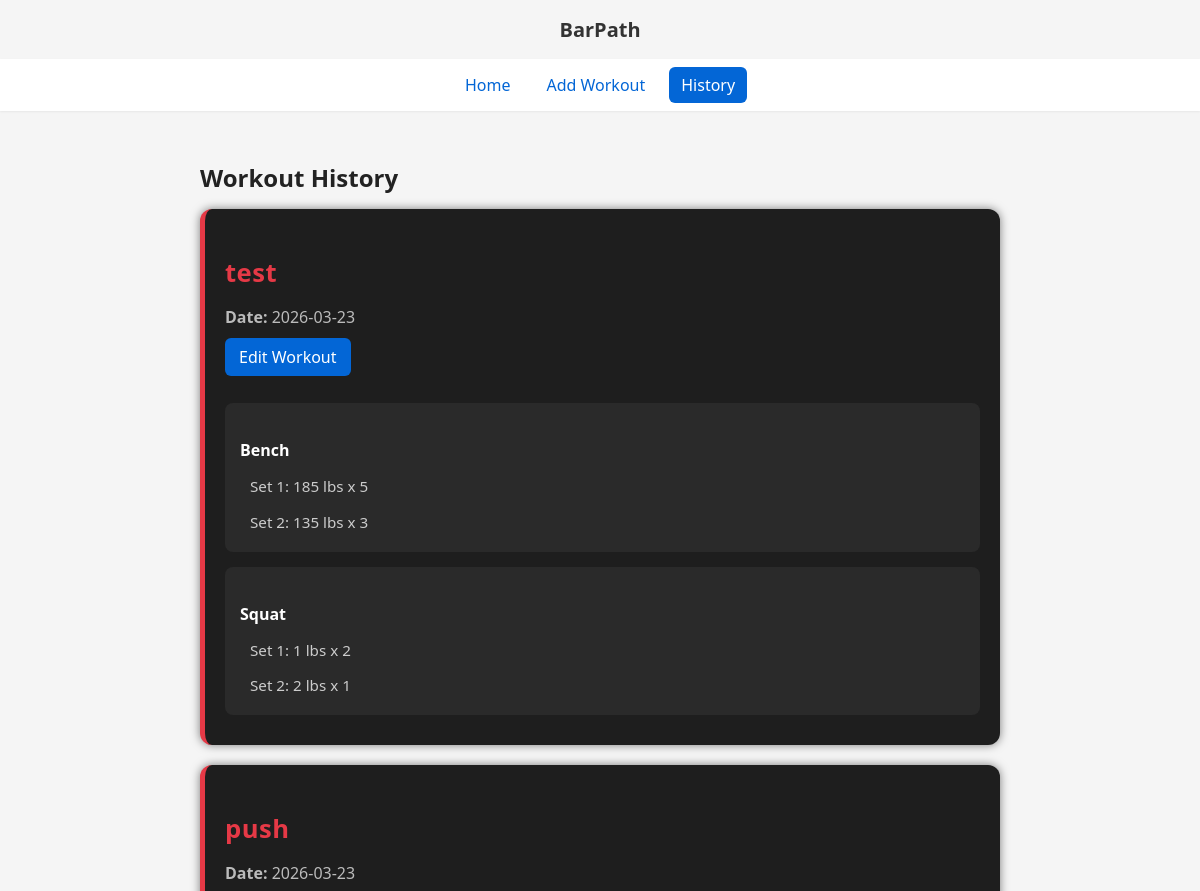
Before: /history (upper part) with the older database file.
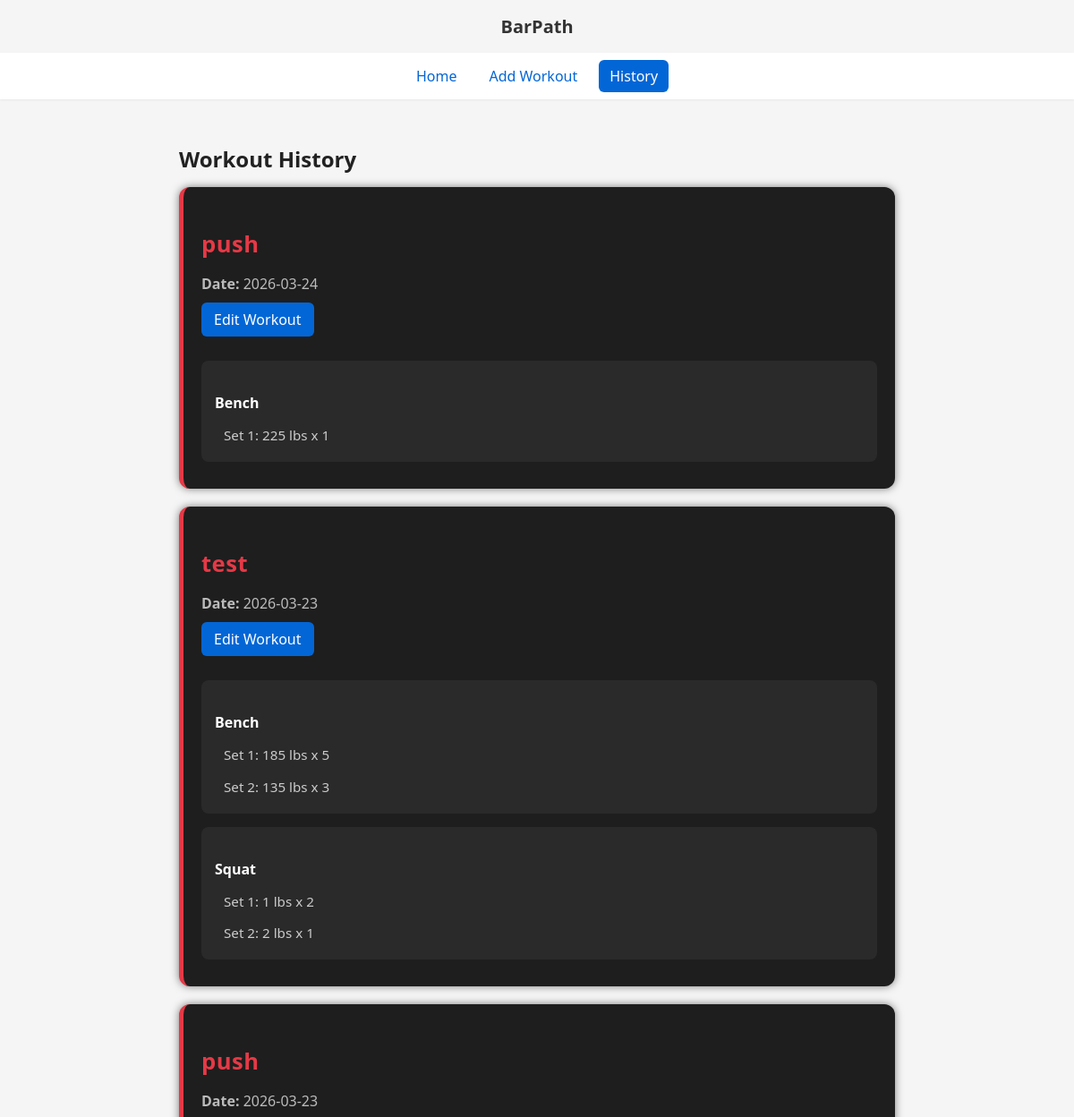
After: the same page with the newer database file.
### tables this page shows
CREATE TABLE workouts (
    id INTEGER PRIMARY KEY AUTOINCREMENT,
    name TEXT NOT NULL,
    date TEXT NOT NULL
);

CREATE TABLE exercises (
    id INTEGER PRIMARY KEY AUTOINCREMENT,
    workout_id INTEGER NOT NULL,
    exercise_name TEXT NOT NULL,
    FOREIGN KEY (workout_id) REFERENCES workouts(id)
);

CREATE TABLE sets (
    id INTEGER PRIMARY KEY AUTOINCREMENT,
    exercise_id INTEGER NOT NULL,
    weight INTEGER NOT NULL,
    reps INTEGER NOT NULL,
    FOREIGN KEY (exercise_id) REFERENCES exercises(id)
);

### app.py (the view)
@app.route("/history")
def history():
    conn = sqlite3.connect("database.db")
    cursor = conn.cursor()
    cursor.execute("SELECT id, name, date FROM workouts ORDER BY date DESC")
    workouts = cursor.fetchall()
    workout_data = []
    for workout in workouts:
        workout_id = workout[0]
        workout_name = workout[1]
        workout_date = workout[2]
        cursor.execute(
            "SELECT id, exercise_name FROM exercises WHERE workout_id = ?",
            (workout_id,)
        )
        exercises = cursor.fetchall()
        exercise_data = []
        for exercise in exercises:
            exercise_id = exercise[0]
            exercise_name = exercise[1]
            cursor.execute(
                "SELECT weight, reps FROM sets WHERE exercise_id = ?",
                (exercise_id,)
            )
            sets = cursor.fetchall()
            exercise_data.append({
                "exercise_name": exercise_name,
                "sets": sets
            })
        workout_data.append({
            "id": workout_id,
            "name": workout_name,
            "date": workout_date,
            "exercises": exercise_data
        })
    conn.close()
    return render_template("history.html", workouts=workout_data)

### templates/history.html (shortened to what this page needs)
<!DOCTYPE html>
<html>
    <head>
        <link rel="stylesheet" href="{{ url_for('static', filename='style.css') }}">
    </head>
    <body>
        <header>
            <h1>BarPath</h1>
        </header>
        <nav>
            <a href="{{ url_for('home') }}">Home</a>
            <a href="{{ url_for('add_workout') }}">Add Workout</a>
            <a href="{{ url_for('history') }}" aria-current="page">History</a>
        </nav>
        <div class="container">
            <h2>Workout History</h2>
            {% for workout in workouts %}
                <div class="card">
                    <h3>{{ workout.name }}</h3>
                    <p><strong>Date:</strong> {{ workout.date }}</p>
                    <a href="{{ url_for('edit_workout', workout_id=workout.id) }}" class="edit-button">
                        Edit Workout
                    </a>
                    {% for exercise in workout.exercises %}
                        <div class="exercise-block">
                            <h4>{{ exercise.exercise_name }}</h4>
                            {% for set in exercise.sets %}
                                <p>Set {{ loop.index }}: {{ set[0] }} lbs x {{ set[1] }}</p>
                            {% endfor %}
                        </div>
                    {% endfor %}
                </div>
            {% endfor %}
        </div>
    </body>
</html>

### static/style.css (style rules this page uses)
body { margin: 0; font-family: system-ui, -apple-system, "Segoe UI", Roboto, "Helvetica Neue", Arial; background-color: whitesmoke; color: #222; }
header { padding: 1rem; text-align: center; box-sizing: border-box; }
h1 { margin: 0; color: #333; font-size: 1.25rem; }
nav { display: flex; justify-content: center; gap: 0.75rem; padding: 0.5rem 1rem; background: #fff; box-shadow: 0 1px 2px rgba(0,0,0,0.06); box-sizing: border-box; flex-wrap: wrap; }
nav a { text-decoration: none; color: #0366d6; padding: 0.45rem 0.75rem; border-radius: 6px; font-weight: 500; transition: background-color .12s ease, color .12s ease, transform .06s; }
nav a[aria-current="page"], nav a.active { background: #0366d6; color: #fff; }
.container { padding: 30px; max-width: 800px; margin: auto; }
.card { background-color: #1e1e1e; padding: 20px; margin-bottom: 20px; border-radius: 12px; box-shadow: 0 0 10px rgba(0,0,0,0.5); border-left: 5px solid #e63946; transition: transform 0.15s ease, box-shadow 0.15s ease; }
.card h3 { margin-bottom: 5px; font-size: 1.6em; font-weight: 600; color: #e63946; letter-spacing: 0.5px; }
.card p { margin-bottom: 10px; color: #bbb; }
.exercise-block { background-color: #2a2a2a; padding: 15px; margin-top: 15px; margin-bottom: 10px; border-radius: 8px; }
.exercise-block h4 { margin-bottom: 10px; color: #fff; }
.exercise-block p { margin-left: 10px; margin-bottom: 5px; font-size: 0.95em; color: #ccc; }
.edit-button { display: inline-block; margin-bottom: 12px; padding: 8px 14px; background-color: #0366d6; color: white; text-decoration: none; border-radius: 6px; font-weight: 500; transition: background-color 0.15s ease, transform 0.15s ease; }
h2 { margin-bottom: 15px; color: #222; }

Changed rows visible on the page:
added workouts: name "push", date "2026-03-24"
added exercises: exercise_name "Bench", shown under "push"
added sets: weight "225", reps "1", shown under "Bench"
